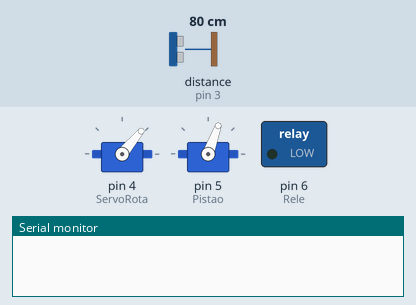
The sketch below on a simulated Arduino Uno, built with avr-gcc and run on an emulated ATmega328P. Parts: 2 × servo, switched loads named in the sketch (green lamp = pin HIGH), the last lines printed to the serial monitor. Wiring (inferred from the names in the program): ultrasonic range finder: trigger pin 2; echo pin 3. The test bench sets the inputs (shaded band); at power-on: distance to the obstacle (sensor on pin 3) 80 cm. The echo pulse lasts 58.3 µs per cm; pins used as bus, display or sensor lines are not drawn.

Above: at 1.2 s.
1.3 s: distance to the obstacle (sensor on pin 3) set to 8 cm
At 1.58 s:
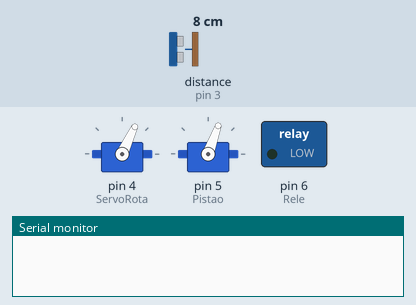
4.3 s: distance to the obstacle (sensor on pin 3) set to 5 cm
At 6.1 s:
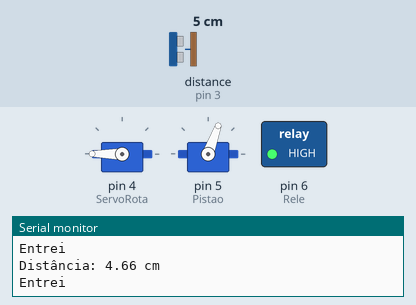
Timing chart, 0 to 13.3 s (numbered marks = the images above; inputs shaded):
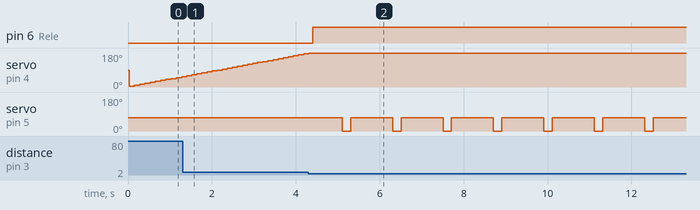

Measured:
- the behaviour switches between 7 and 6 cm on distance to the obstacle (sensor on pin 3) (found by bisection; images 1 and 2)
- after the input at 4.3 s, pin 6 (Rele): LOW → HIGH after 0.11 s; servo on pin 4 (ServoRota): goes on until 4.3 s, then stays 180°; servo on pin 5 (Pistao): alternates 70° for 1.0 s and 0° for 0.20 s, starting after 0.81 s

The sketch:

main.ino
```cpp
#include <Servo.h>
#define BUZZER 10
#define TRIG_PIN 2
#define ECHO_PIN 3
#define Rele 6

Servo ServoRota;
Servo Pistao;
int x = 5;

// Variáveis do servo
int angulo = 0;
bool frente = true;

int isPr = 0;

void angle(){
  delay(20);
  if(angulo == 0){
    frente = true;
  }
  else if(angulo == 180){
    frente = false;
  }

  if(frente){
    angulo = angulo+5;
  }
  else{
    angulo = angulo-5;
  }
}


void setup() {
    Serial.begin(9600);
    pinMode(TRIG_PIN, OUTPUT);
    pinMode(ECHO_PIN, INPUT);
    ServoRota.attach(4);
    pinMode(Rele, OUTPUT);
    Pistao.attach(5);
    Pistao.write(70);
}

void loop() {

  digitalWrite(TRIG_PIN, LOW);
  delayMicroseconds(2);
  digitalWrite(TRIG_PIN, HIGH);
  delayMicroseconds(10);
  digitalWrite(TRIG_PIN, LOW);

  long duration = pulseIn(ECHO_PIN, HIGH);
  float distance = duration * 0.034 / 2; // Conversão para cm
  if (distance <= 6.00 && distance > 1.00 ){
    Serial.print("Distância: ");
    Serial.print(distance);
    Serial.println(" cm");
    Serial.println("Entrei");
    digitalWrite(Rele, 1);
    if(isPr){
      delay(700);
    }
    else{
      delay(500);
    }
    Pistao.write(0);
    delay(200);
    Pistao.write(70);
    delay(500);
    isPr = 0;
  }
  else{
    isPr = 1;
    angle();
    ServoRota.write(angulo);
    digitalWrite(Rele, 0);
    delay(100);
  }
}
```
